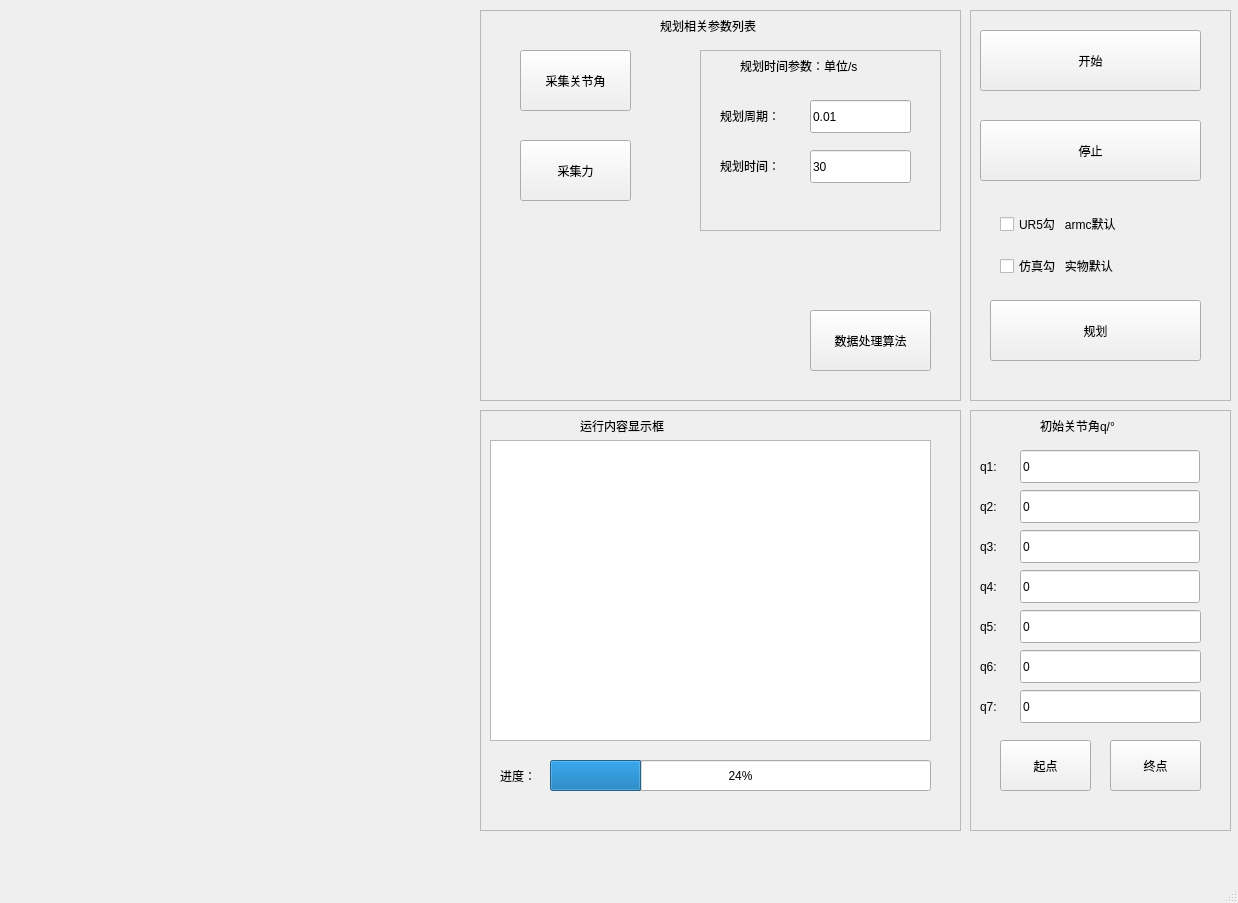
<?xml version="1.0" encoding="UTF-8"?>
<ui version="4.0">
 <class>MainWindow</class>
 <widget class="QMainWindow" name="MainWindow">
  <property name="geometry">
   <rect>
    <x>0</x>
    <y>0</y>
    <width>1238</width>
    <height>903</height>
   </rect>
  </property>
  <property name="windowTitle">
   <string>MainWindow</string>
  </property>
  <property name="iconSize">
   <size>
    <width>16</width>
    <height>16</height>
   </size>
  </property>
  <property name="animated">
   <bool>false</bool>
  </property>
  <widget class="QWidget" name="centralwidget">
   <widget class="QWidget" name="horizontalLayoutWidget">
    <property name="geometry">
     <rect>
      <x>10</x>
      <y>10</y>
      <width>451</width>
      <height>391</height>
     </rect>
    </property>
    <layout class="QHBoxLayout" name="horizontalLayout_1"/>
   </widget>
   <widget class="QWidget" name="horizontalLayoutWidget_2">
    <property name="geometry">
     <rect>
      <x>10</x>
      <y>410</y>
      <width>451</width>
      <height>421</height>
     </rect>
    </property>
    <layout class="QHBoxLayout" name="horizontalLayout_2"/>
   </widget>
   <widget class="QWidget" name="horizontalLayoutWidget_5">
    <property name="geometry">
     <rect>
      <x>480</x>
      <y>410</y>
      <width>481</width>
      <height>421</height>
     </rect>
    </property>
    <layout class="QHBoxLayout" name="horizontalLayout_5">
     <item>
      <widget class="QFrame" name="frame">
       <property name="frameShape">
        <enum>QFrame::StyledPanel</enum>
       </property>
       <property name="frameShadow">
        <enum>QFrame::Raised</enum>
       </property>
       <widget class="QTextEdit" name="textEdit">
        <property name="geometry">
         <rect>
          <x>10</x>
          <y>30</y>
          <width>441</width>
          <height>301</height>
         </rect>
        </property>
       </widget>
       <widget class="QLabel" name="label">
        <property name="geometry">
         <rect>
          <x>100</x>
          <y>0</y>
          <width>131</width>
          <height>31</height>
         </rect>
        </property>
        <property name="text">
         <string>运行内容显示框</string>
        </property>
       </widget>
       <widget class="QProgressBar" name="progressBar">
        <property name="geometry">
         <rect>
          <x>70</x>
          <y>350</y>
          <width>381</width>
          <height>31</height>
         </rect>
        </property>
        <property name="value">
         <number>24</number>
        </property>
       </widget>
       <widget class="QLabel" name="label_15">
        <property name="geometry">
         <rect>
          <x>20</x>
          <y>350</y>
          <width>51</width>
          <height>31</height>
         </rect>
        </property>
        <property name="text">
         <string>进度：</string>
        </property>
       </widget>
      </widget>
     </item>
    </layout>
   </widget>
   <widget class="QWidget" name="horizontalLayoutWidget_6">
    <property name="geometry">
     <rect>
      <x>480</x>
      <y>10</y>
      <width>481</width>
      <height>391</height>
     </rect>
    </property>
    <layout class="QHBoxLayout" name="horizontalLayout_6">
     <item>
      <widget class="QFrame" name="frame_4">
       <property name="frameShape">
        <enum>QFrame::StyledPanel</enum>
       </property>
       <property name="frameShadow">
        <enum>QFrame::Raised</enum>
       </property>
       <widget class="QWidget" name="verticalLayoutWidget_3">
        <property name="geometry">
         <rect>
          <x>220</x>
          <y>40</y>
          <width>241</width>
          <height>181</height>
         </rect>
        </property>
        <layout class="QVBoxLayout" name="verticalLayout_3">
         <item>
          <widget class="QFrame" name="frame_3">
           <property name="frameShape">
            <enum>QFrame::StyledPanel</enum>
           </property>
           <property name="frameShadow">
            <enum>QFrame::Raised</enum>
           </property>
           <widget class="QLabel" name="label_13">
            <property name="geometry">
             <rect>
              <x>40</x>
              <y>0</y>
              <width>181</width>
              <height>31</height>
             </rect>
            </property>
            <property name="text">
             <string>规划时间参数：单位/s</string>
            </property>
           </widget>
           <widget class="QLabel" name="label_14">
            <property name="geometry">
             <rect>
              <x>20</x>
              <y>100</y>
              <width>91</width>
              <height>31</height>
             </rect>
            </property>
            <property name="text">
             <string>规划时间：</string>
            </property>
           </widget>
           <widget class="QLineEdit" name="lineEdit_t">
            <property name="geometry">
             <rect>
              <x>110</x>
              <y>100</y>
              <width>101</width>
              <height>33</height>
             </rect>
            </property>
            <property name="text">
             <string>30</string>
            </property>
           </widget>
           <widget class="QLineEdit" name="lineEdit_T">
            <property name="geometry">
             <rect>
              <x>110</x>
              <y>50</y>
              <width>101</width>
              <height>33</height>
             </rect>
            </property>
            <property name="text">
             <string>0.01</string>
            </property>
           </widget>
           <widget class="QLabel" name="label_12">
            <property name="geometry">
             <rect>
              <x>20</x>
              <y>50</y>
              <width>91</width>
              <height>31</height>
             </rect>
            </property>
            <property name="text">
             <string>规划周期：</string>
            </property>
           </widget>
          </widget>
         </item>
        </layout>
       </widget>
       <widget class="QLabel" name="label_11">
        <property name="geometry">
         <rect>
          <x>180</x>
          <y>0</y>
          <width>151</width>
          <height>31</height>
         </rect>
        </property>
        <property name="text">
         <string>规划相关参数列表</string>
        </property>
       </widget>
       <widget class="QPushButton" name="button_force">
        <property name="geometry">
         <rect>
          <x>40</x>
          <y>130</y>
          <width>111</width>
          <height>61</height>
         </rect>
        </property>
        <property name="text">
         <string>采集力</string>
        </property>
        <property name="autoDefault">
         <bool>true</bool>
        </property>
       </widget>
       <widget class="QPushButton" name="button_joint">
        <property name="geometry">
         <rect>
          <x>40</x>
          <y>40</y>
          <width>111</width>
          <height>61</height>
         </rect>
        </property>
        <property name="text">
         <string>采集关节角</string>
        </property>
        <property name="autoDefault">
         <bool>true</bool>
        </property>
       </widget>
       <widget class="QPushButton" name="button_data">
        <property name="geometry">
         <rect>
          <x>330</x>
          <y>300</y>
          <width>121</width>
          <height>61</height>
         </rect>
        </property>
        <property name="text">
         <string>数据处理算法</string>
        </property>
        <property name="autoDefault">
         <bool>true</bool>
        </property>
       </widget>
       <zorder>verticalLayoutWidget_3</zorder>
       <zorder>label_11</zorder>
       <zorder>button_force</zorder>
       <zorder>button_joint</zorder>
       <zorder>frame_3</zorder>
       <zorder>button_data</zorder>
      </widget>
     </item>
    </layout>
   </widget>
   <widget class="QWidget" name="verticalLayoutWidget">
    <property name="geometry">
     <rect>
      <x>970</x>
      <y>410</y>
      <width>261</width>
      <height>421</height>
     </rect>
    </property>
    <layout class="QVBoxLayout" name="verticalLayout">
     <item>
      <widget class="QFrame" name="frame_6">
       <property name="frameShape">
        <enum>QFrame::StyledPanel</enum>
       </property>
       <property name="frameShadow">
        <enum>QFrame::Raised</enum>
       </property>
       <widget class="QLabel" name="label_4">
        <property name="geometry">
         <rect>
          <x>10</x>
          <y>160</y>
          <width>31</width>
          <height>33</height>
         </rect>
        </property>
        <property name="text">
         <string>q4:</string>
        </property>
       </widget>
       <widget class="QLineEdit" name="lineEdit_q5">
        <property name="geometry">
         <rect>
          <x>50</x>
          <y>200</y>
          <width>181</width>
          <height>33</height>
         </rect>
        </property>
        <property name="text">
         <string>0</string>
        </property>
       </widget>
       <widget class="QLabel" name="label_5">
        <property name="geometry">
         <rect>
          <x>10</x>
          <y>240</y>
          <width>31</width>
          <height>33</height>
         </rect>
        </property>
        <property name="text">
         <string>q6:</string>
        </property>
       </widget>
       <widget class="QLineEdit" name="lineEdit_q6">
        <property name="geometry">
         <rect>
          <x>50</x>
          <y>240</y>
          <width>181</width>
          <height>33</height>
         </rect>
        </property>
        <property name="text">
         <string>0</string>
        </property>
       </widget>
       <widget class="QLabel" name="label_6">
        <property name="geometry">
         <rect>
          <x>10</x>
          <y>280</y>
          <width>31</width>
          <height>33</height>
         </rect>
        </property>
        <property name="text">
         <string>q7:</string>
        </property>
       </widget>
       <widget class="QLineEdit" name="lineEdit_q7">
        <property name="geometry">
         <rect>
          <x>50</x>
          <y>280</y>
          <width>181</width>
          <height>33</height>
         </rect>
        </property>
        <property name="text">
         <string>0</string>
        </property>
       </widget>
       <widget class="QLineEdit" name="lineEdit_q4">
        <property name="geometry">
         <rect>
          <x>50</x>
          <y>160</y>
          <width>180</width>
          <height>33</height>
         </rect>
        </property>
        <property name="text">
         <string>0</string>
        </property>
       </widget>
       <widget class="QLabel" name="label_7">
        <property name="geometry">
         <rect>
          <x>10</x>
          <y>200</y>
          <width>31</width>
          <height>33</height>
         </rect>
        </property>
        <property name="text">
         <string>q5:</string>
        </property>
       </widget>
       <widget class="QLabel" name="label_3">
        <property name="geometry">
         <rect>
          <x>70</x>
          <y>0</y>
          <width>121</width>
          <height>31</height>
         </rect>
        </property>
        <property name="text">
         <string>初始关节角q/°</string>
        </property>
       </widget>
       <widget class="QLabel" name="label_8">
        <property name="geometry">
         <rect>
          <x>10</x>
          <y>120</y>
          <width>31</width>
          <height>33</height>
         </rect>
        </property>
        <property name="text">
         <string>q3:</string>
        </property>
       </widget>
       <widget class="QLineEdit" name="lineEdit_q3">
        <property name="geometry">
         <rect>
          <x>50</x>
          <y>120</y>
          <width>180</width>
          <height>33</height>
         </rect>
        </property>
        <property name="text">
         <string>0</string>
        </property>
       </widget>
       <widget class="QLabel" name="label_9">
        <property name="geometry">
         <rect>
          <x>10</x>
          <y>80</y>
          <width>31</width>
          <height>33</height>
         </rect>
        </property>
        <property name="text">
         <string>q2:</string>
        </property>
       </widget>
       <widget class="QLineEdit" name="lineEdit_q2">
        <property name="geometry">
         <rect>
          <x>50</x>
          <y>80</y>
          <width>180</width>
          <height>33</height>
         </rect>
        </property>
        <property name="text">
         <string>0</string>
        </property>
       </widget>
       <widget class="QLabel" name="label_10">
        <property name="geometry">
         <rect>
          <x>10</x>
          <y>40</y>
          <width>31</width>
          <height>33</height>
         </rect>
        </property>
        <property name="text">
         <string>q1:</string>
        </property>
       </widget>
       <widget class="QLineEdit" name="lineEdit_q1">
        <property name="geometry">
         <rect>
          <x>50</x>
          <y>40</y>
          <width>180</width>
          <height>33</height>
         </rect>
        </property>
        <property name="text">
         <string>0</string>
        </property>
       </widget>
       <widget class="QPushButton" name="button_plan_begin">
        <property name="geometry">
         <rect>
          <x>30</x>
          <y>330</y>
          <width>91</width>
          <height>51</height>
         </rect>
        </property>
        <property name="text">
         <string>起点</string>
        </property>
        <property name="autoDefault">
         <bool>true</bool>
        </property>
       </widget>
       <widget class="QPushButton" name="button_plan_end">
        <property name="geometry">
         <rect>
          <x>140</x>
          <y>330</y>
          <width>91</width>
          <height>51</height>
         </rect>
        </property>
        <property name="text">
         <string>终点</string>
        </property>
        <property name="autoDefault">
         <bool>true</bool>
        </property>
       </widget>
       <zorder>lineEdit_q4</zorder>
       <zorder>label_4</zorder>
       <zorder>lineEdit_q5</zorder>
       <zorder>label_7</zorder>
       <zorder>label_5</zorder>
       <zorder>lineEdit_q6</zorder>
       <zorder>label_6</zorder>
       <zorder>lineEdit_q7</zorder>
       <zorder>label_3</zorder>
       <zorder>label_8</zorder>
       <zorder>lineEdit_q3</zorder>
       <zorder>label_9</zorder>
       <zorder>lineEdit_q2</zorder>
       <zorder>label_10</zorder>
       <zorder>lineEdit_q1</zorder>
       <zorder>button_plan_begin</zorder>
       <zorder>button_plan_end</zorder>
      </widget>
     </item>
    </layout>
   </widget>
   <widget class="QWidget" name="verticalLayoutWidget_2">
    <property name="geometry">
     <rect>
      <x>970</x>
      <y>10</y>
      <width>261</width>
      <height>391</height>
     </rect>
    </property>
    <layout class="QVBoxLayout" name="verticalLayout_2">
     <item>
      <widget class="QFrame" name="frame_5">
       <property name="frameShape">
        <enum>QFrame::StyledPanel</enum>
       </property>
       <property name="frameShadow">
        <enum>QFrame::Raised</enum>
       </property>
       <widget class="QPushButton" name="button_begin">
        <property name="geometry">
         <rect>
          <x>10</x>
          <y>20</y>
          <width>221</width>
          <height>61</height>
         </rect>
        </property>
        <property name="text">
         <string>开始</string>
        </property>
        <property name="iconSize">
         <size>
          <width>16</width>
          <height>16</height>
         </size>
        </property>
        <property name="autoRepeat">
         <bool>false</bool>
        </property>
        <property name="autoExclusive">
         <bool>false</bool>
        </property>
        <property name="autoRepeatDelay">
         <number>400</number>
        </property>
        <property name="autoRepeatInterval">
         <number>200</number>
        </property>
        <property name="autoDefault">
         <bool>true</bool>
        </property>
        <property name="flat">
         <bool>false</bool>
        </property>
       </widget>
       <widget class="QPushButton" name="button_end">
        <property name="geometry">
         <rect>
          <x>10</x>
          <y>110</y>
          <width>221</width>
          <height>61</height>
         </rect>
        </property>
        <property name="text">
         <string>停止</string>
        </property>
        <property name="autoDefault">
         <bool>true</bool>
        </property>
       </widget>
       <widget class="QWidget" name="layoutWidget_2">
        <property name="geometry">
         <rect>
          <x>30</x>
          <y>190</y>
          <width>191</width>
          <height>91</height>
         </rect>
        </property>
        <layout class="QVBoxLayout" name="verticalLayout_4">
         <item>
          <widget class="QCheckBox" name="checkBox_UR5">
           <property name="text">
            <string>UR5勾   armc默认</string>
           </property>
          </widget>
         </item>
         <item>
          <widget class="QCheckBox" name="checkBox_gazebo">
           <property name="text">
            <string>仿真勾   实物默认</string>
           </property>
          </widget>
         </item>
        </layout>
       </widget>
       <widget class="QPushButton" name="button_plan">
        <property name="geometry">
         <rect>
          <x>20</x>
          <y>290</y>
          <width>211</width>
          <height>61</height>
         </rect>
        </property>
        <property name="text">
         <string>规划</string>
        </property>
        <property name="autoDefault">
         <bool>true</bool>
        </property>
       </widget>
      </widget>
     </item>
    </layout>
   </widget>
  </widget>
  <widget class="QMenuBar" name="menubar">
   <property name="geometry">
    <rect>
     <x>0</x>
     <y>0</y>
     <width>1238</width>
     <height>35</height>
    </rect>
   </property>
   <property name="defaultUp">
    <bool>false</bool>
   </property>
  </widget>
  <widget class="QStatusBar" name="statusbar"/>
 </widget>
 <resources/>
 <connections/>
</ui>
